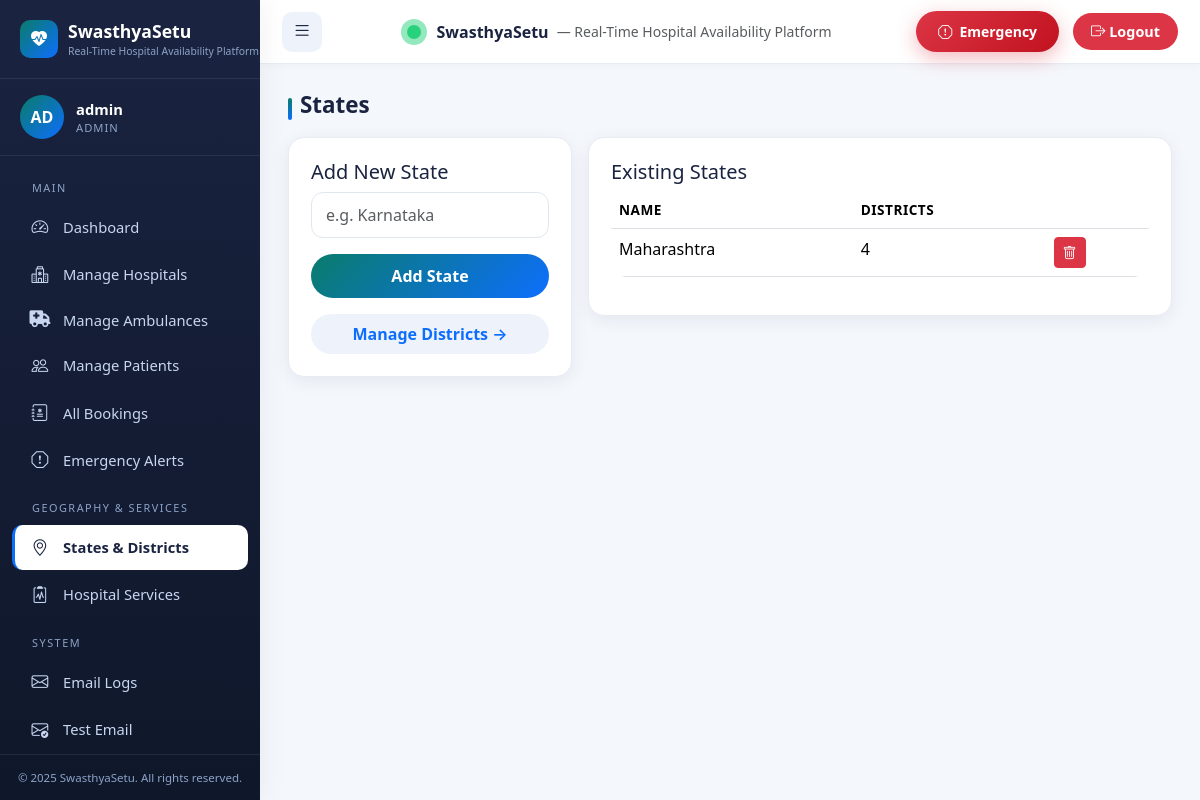
The page /admin/states (signed in) on the database its author committed.
### app.py (models this page shows, shortened)
class SiteContent(db.Model):
    __tablename__ = 'site_content'
    id = db.Column(db.Integer, primary_key=True)
    key = db.Column(db.String(100), unique=True, nullable=False)
    value = db.Column(db.Text, nullable=False)
    description = db.Column(db.String(255))

class User(UserMixin, db.Model):
    __tablename__ = 'users'
    id = db.Column(db.Integer, primary_key=True)
    email = db.Column(db.String(120), unique=True, nullable=False, index=True)
    password_hash = db.Column(db.String(255), nullable=False)
    role = db.Column(db.String(20), nullable=False)  # admin, hospital, patient
    is_active = db.Column(db.Boolean, default=True)
    is_approved = db.Column(db.Boolean, default=False)
    created_at = db.Column(db.DateTime, default=datetime.utcnow)
    unique_id = db.Column(db.String(20), unique=True, nullable=True)
    hospital_profile = db.relationship('HospitalProfile', backref='user', uselist=False)
    patient_profile = db.relationship('PatientProfile', backref='user', uselist=False)
    bookings = db.relationship('Booking', foreign_keys='Booking.patient_id', backref='patient')
    @property
    def display_name(self):
        if self.role == 'hospital' and self.hospital_profile:
            return self.hospital_profile.hospital_name
        if self.role == 'patient' and self.patient_profile:
            return self.patient_profile.full_name
        return self.email.split('@')[0]
    @property
    def initials(self):
        name = self.display_name or self.email
        parts = name.split()
        if len(parts) >= 2:
            return (parts[0][0] + parts[1][0]).upper()
        return name[:2].upper()

class State(db.Model):
    __tablename__ = 'states'
    id = db.Column(db.Integer, primary_key=True)
    name = db.Column(db.String(100), unique=True, nullable=False)
    districts = db.relationship('District', backref='state', lazy=True, cascade='all, delete-orphan')

### app.py (the view, shortened to what this page needs)
@app.route('/admin/states', methods=['GET', 'POST'])
@login_required
@role_required('admin')
def manage_states():
    form = AddStateForm()
    states = State.query.order_by(State.name).all()
    return render_template('admin/states.html', form=form, states=states)

### app.py
class AddStateForm(FlaskForm):
    name = StringField('State Name', validators=[DataRequired(), Length(min=2, max=100)])
    submit = SubmitField('Add State')

### app.py (called while the page is built)
def role_required(*roles):
    def decorator(f):
        @wraps(f)
        def decorated(*args, **kwargs):
            if not current_user.is_authenticated:
                flash('Please login to access this page.', 'warning')
                return redirect(url_for('login'))
            if current_user.role not in roles:
                flash("You don't have permission to access this page.", 'danger')
                return redirect(url_for('index'))
            return f(*args, **kwargs)
        return decorated
    return decorator

### templates/admin/states.html
{% extends 'base.html' %}
{% block content %}
<h2 class="section-title">States</h2>
<div class="row g-3">
  <div class="col-md-4">
    <div class="card-soft">
      <h5>Add New State</h5>
      <form method="post">{{ form.hidden_tag() }}
        <div class="mb-3">{{ form.name(class='form-control', placeholder='e.g. Karnataka') }}</div>
        <button class="btn btn-primary w-100">Add State</button>
      </form>
      <a href="{{ url_for('manage_districts') }}" class="btn btn-soft mt-3 w-100">Manage Districts →</a>
    </div>
  </div>
  <div class="col-md-8">
    <div class="card-soft">
      <h5>Existing States</h5>
      <table class="table"><thead><tr><th>Name</th><th>Districts</th><th></th></tr></thead>
        <tbody>{% for s in states %}<tr><td>{{ s.name }}</td><td>{{ s.districts|length }}</td><td><a class="btn btn-sm btn-danger" href="{{ url_for('delete_state', state_id=s.id) }}" onclick="return confirm('Delete state and all its districts?')"><i class="bi bi-trash"></i></a></td></tr>{% else %}<tr><td colspan="3" class="text-muted text-center">No states.</td></tr>{% endfor %}</tbody></table>
    </div>
  </div>
</div>
{% endblock %}

### templates/base.html (shortened to what this page needs)
<!doctype html>
<html lang="en">
<head>
  <link href="https://cdn.jsdelivr.net/npm/bootstrap@5.3.3/dist/css/bootstrap.min.css" rel="stylesheet">
  <link rel="stylesheet" href="https://cdn.jsdelivr.net/npm/bootstrap-icons@1.11.3/font/bootstrap-icons.css">
  <link rel="stylesheet" href="https://cdnjs.cloudflare.com/ajax/libs/font-awesome/6.5.2/css/all.min.css">
  <link rel="stylesheet" href="https://cdnjs.cloudflare.com/ajax/libs/animate.css/4.1.1/animate.min.css">
  <link rel="stylesheet" href="https://unpkg.com/leaflet@1.9.4/dist/leaflet.css">
  <link href="{{ url_for('static', filename='css/main.css') }}" rel="stylesheet">
  <link href="{{ url_for('static', filename='css/sidebar.css') }}" rel="stylesheet">
  <link href="{{ url_for('static', filename='css/dashboard.css') }}" rel="stylesheet">
</head>
<body>
  {% if current_user.is_authenticated %}
  <div class="layout">
    <aside class="sidebar" id="sidebar">
      <div class="sidebar-brand">
        <div class="brand-icon"><i class="bi bi-heart-pulse-fill"></i></div>
        <div>
          <span class="brand-text">{{ APP_NAME }}</span>
          <span class="brand-sub">{{ APP_TAGLINE }}</span>
        </div>
      </div>
      <div class="user-card">
        <div class="avatar">{{ current_user.initials }}</div>
        <div class="info">
          <div class="name">{{ current_user.display_name }}</div>
          <div class="role">{{ current_user.role }}</div>
        </div>
      </div>
      <nav class="sidebar-nav">
        {% set ep = request.endpoint or '' %}
        {% if current_user.role == 'admin' %}
          <div class="sidebar-section-label">Main</div>
          <ul>
            <li><a href="{{ url_for('admin_dashboard') }}" class="{{ 'active' if ep=='admin_dashboard' else '' }}"><i class="bi bi-speedometer2"></i><span>Dashboard</span></a></li>
            <li><a href="{{ url_for('admin_hospitals') }}" class="{{ 'active' if 'hospital' in ep and 'admin' in ep else '' }}"><i class="bi bi-hospital"></i><span>Manage Hospitals</span></a></li>
            <li><a href="{{ url_for('admin_ambulances') }}" class="{{ 'active' if ep=='admin_ambulances' else '' }}"><i class="fa-solid fa-truck-medical"></i><span>Manage Ambulances</span></a></li>
            <li><a href="{{ url_for('admin_patients') }}" class="{{ 'active' if 'patient' in ep else '' }}"><i class="bi bi-people"></i><span>Manage Patients</span></a></li>
            <li><a href="{{ url_for('admin_bookings') }}" class="{{ 'active' if ep=='admin_bookings' else '' }}"><i class="bi bi-journal-medical"></i><span>All Bookings</span></a></li>
            <li><a href="{{ url_for('admin_emergency_alerts') }}" class="{{ 'active' if ep=='admin_emergency_alerts' else '' }}"><i class="bi bi-exclamation-octagon"></i><span>Emergency Alerts</span></a></li>
          </ul>
          <div class="sidebar-section-label">Geography & Services</div>
          <ul>
            <li><a href="{{ url_for('manage_states') }}" class="{{ 'active' if ep in ['manage_states','manage_districts'] else '' }}"><i class="bi bi-geo-alt"></i><span>States & Districts</span></a></li>
            <li><a href="{{ url_for('admin_hospital_services') }}" class="{{ 'active' if ep=='admin_hospital_services' else '' }}"><i class="bi bi-clipboard2-pulse"></i><span>Hospital Services</span></a></li>
          </ul>
          <div class="sidebar-section-label">System</div>
          <ul>
            <li><a href="{{ url_for('admin_emails') }}" class="{{ 'active' if 'email' in ep and ep != 'admin_test_email' else '' }}"><i class="bi bi-envelope"></i><span>Email Logs</span></a></li>
            <li><a href="{{ url_for('admin_test_email') }}" class="{{ 'active' if ep=='admin_test_email' else '' }}"><i class="bi bi-envelope-check"></i><span>Test Email</span></a></li>
          </ul>
        {% endif %}
      </nav>
      <div class="sidebar-footer">{{ APP_COPYRIGHT }}</div>
    </aside>
    <div class="main-area">
      <header class="topbar">
        <button class="toggle-btn" id="sidebarToggle" aria-label="Toggle sidebar"><i class="bi bi-list"></i></button>
        <div class="d-flex align-items-center gap-2">
          <span class="brand-pulse"></span>
          <strong>{{ APP_NAME }}</strong>
          <span class="text-muted small d-none d-md-inline">— {{ APP_TAGLINE }}</span>
        </div>
        <div class="topbar-right">
          <button type="button"
                  class="btn btn-emergency btn-sm d-none d-sm-inline-flex emergency-modal-trigger"
                  data-bs-toggle="modal" data-bs-target="#emergencyModal">
            <i class="bi bi-exclamation-octagon"></i>&nbsp; Emergency
          </button>
          <a class="logout-btn" href="{{ url_for('logout') }}"><i class="bi bi-box-arrow-right"></i> Logout</a>
        </div>
      </header>
      <main class="content">
        {% block content %}{% endblock %}
      </main>
    </div>
  </div>
  {% endif %}
</body>
</html>

### static/css/main.css (style rules this page uses)
:root { --primary: #0a7c6b; --primary-dark: #086053; --primary-light: #1aa28d; --accent: #0d6efd; --emergency: #dc3545; --success: #198754; --warning: #ffc107; --info: #0dcaf0; --sidebar-bg: #1a2340; --sidebar-bg-2: #0f172a; --sidebar-text: #c8d6f0; --sidebar-text-muted: #8da3c8; --body-bg: #f4f7fc; --card-bg: #ffffff; --text: #1a2340; --text-muted: #6c757d; --border: #e7ecf3; --radius: 16px; --shadow: 0 4px 18px rgba(15, 23, 42, 0.07); --shadow-hover: 0 10px 28px rgba(15, 23, 42, 0.13); }
* { box-sizing: border-box; }
body { font-family: 'Segoe UI', system-ui, -apple-system, 'Helvetica Neue', Arial, sans-serif; background: var(--body-bg); color: var(--text); margin: 0; padding: 0; min-height: 100vh; }
a { color: var(--accent); text-decoration: none; }
.btn-primary { background: linear-gradient(135deg, var(--primary), var(--accent)); border: none; border-radius: 30px; padding: 10px 22px; font-weight: 600; color: #fff; transition: all .2s; }
.btn-emergency { background: linear-gradient(135deg, #dc3545, #c1121f); border: none; border-radius: 30px; padding: 10px 22px; font-weight: 700; color: #fff; box-shadow: 0 6px 20px rgba(220, 53, 69, 0.35); }
.btn-soft { background: #eef3fb; color: var(--accent); border: none; border-radius: 30px; padding: 8px 18px; font-weight: 600; }
.card-soft { background: var(--card-bg); border-radius: var(--radius); border: 1px solid var(--border); box-shadow: var(--shadow); padding: 22px; transition: box-shadow .2s, transform .2s; }
.section-title { font-weight: 700; font-size: 1.4rem; color: var(--text); margin-bottom: 18px; position: relative; padding-left: 12px; }
.section-title::before { content: ''; position: absolute; left: 0; top: 6px; height: 22px; width: 4px; background: linear-gradient(180deg, var(--primary), var(--accent)); border-radius: 4px; }
.brand-pulse { display: inline-block; width: 14px; height: 14px; background: #28d17c; border-radius: 50%; margin-right: 8px; position: relative; vertical-align: middle; }
.brand-pulse::after { content: ''; position: absolute; inset: -6px; border-radius: 50%; background: rgba(40, 209, 124, 0.5); animation: pulse 1.6s infinite; }
.table { background: white; border-radius: var(--radius); overflow: hidden; }
.table thead { background: #f1f5fb; color: var(--text); }
.table th { font-weight: 600; font-size: .85rem; text-transform: uppercase; letter-spacing: .5px; }
.form-control, .form-select { border-radius: 12px; padding: 10px 14px; border: 1.5px solid #e1e7f0; transition: border-color .2s, box-shadow .2s; }

### rows shown on the page
SiteContent: value "Real-Time Hospital Availability Platform"
User: initials "AD", display_name "admin", role "ADMIN"
State: name "Maharashtra", districts|length "4"

### other values the page prints
{{ APP_NAME }} "SwasthyaSetu"
{{ APP_COPYRIGHT }} "© 2025 SwasthyaSetu. All rights reserved."
